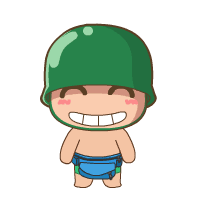
#> input picture paopaobing.png, 200 x 200 px
$ python Image_to_ascii.py paopaobing.png
#> lines starting #> are read from the running program, lines starting #| are printed output that depends on the picture
"""
Written by Weilan Yu
This program converts image to ascii.
Reference = "https://www.jianshu.com/p/716c1bda0a98"
"""

import argparse
from PIL import Image

#argumentparser object
parse = argparse.ArgumentParser()

#source file to be converted
parse.add_argument('src')
#take one argument, output filename
parse.add_argument('-o', "--output")
#ouput width
parse.add_argument("--width", type = int, default = 80)
#output height
parse.add_argument("--height", type = int, default = 80)
#get user input arguments
args = parse.parse_args()

#store arguments
IMG = args.src
WIDTH = args.width
HEIGHT = args.height
OUTPUT = args.output

#charcter list for converter reference
char_lst = list("$@B%8&WM#*oahkbdpqwmZO0QLCJUYXzcvunxrjft/""\\|()1{ }[]?-_+~<>i!lI;:,\"^`'.")
lst_len = len(char_lst)

#black=0, white=255
#red, green, blue
def char_converter(r,g,b,alpha=256):
	if alpha == 0:
		return ' '
	#convert each pixel to gray scale(0-255)
	gray = 0.2126 * r + 0.7152 * g + 0.0722 * b

	#the number of unit shared the same character
	unit = (256.0 + 1) / lst_len
	return char_lst[int(gray/unit)]

if __name__ == '__main__':
	img = Image.open(IMG)
#> img is the input picture: PIL image 200x200 RGBA; mean R, G, B, A 211.6, 219.2, 208, 255
	"""
	Image.resize(size, resample=0)
	size is a tuple (w,h)
	Image.nearest uses nearest neighbour
	"""
	img = img.resize((WIDTH,HEIGHT), Image.NEAREST)
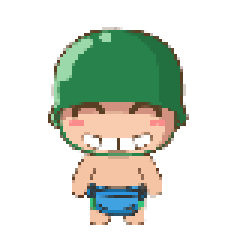
#> img: PIL image 80x80 RGBA (shown 3 times larger); mean R, G, B, A 211.9, 219.7, 208.5, 255

	txt = " "

	for h in range(HEIGHT):
		for w in range(WIDTH):
			#*collect all positional arguments in a tuple
			txt += char_converter(*img.getpixel((w,h)))
		txt += '\n'
	print(txt)

	#write to output
	if OUTPUT:
		with open(OUTPUT,'w') as f:
			f.write(txt)
	else:
		with open('output.txt', 'w') as f:
			f.write(txt)
